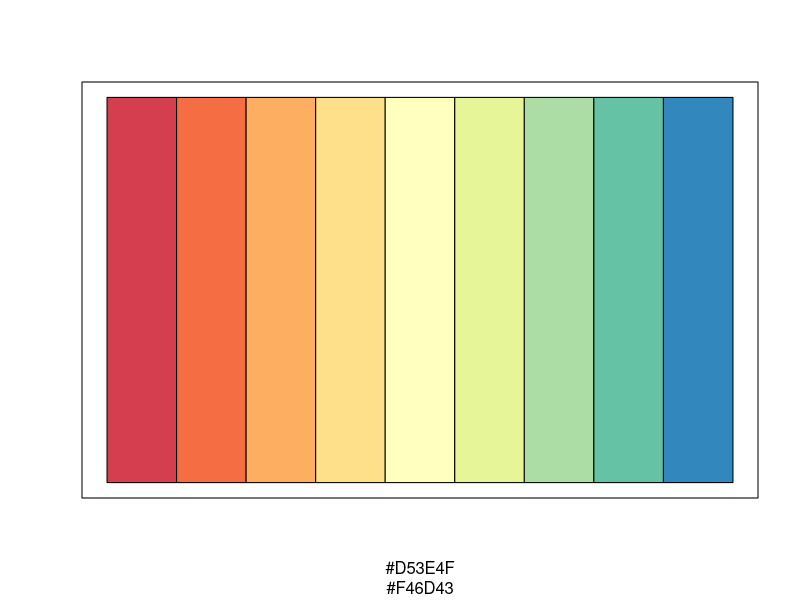
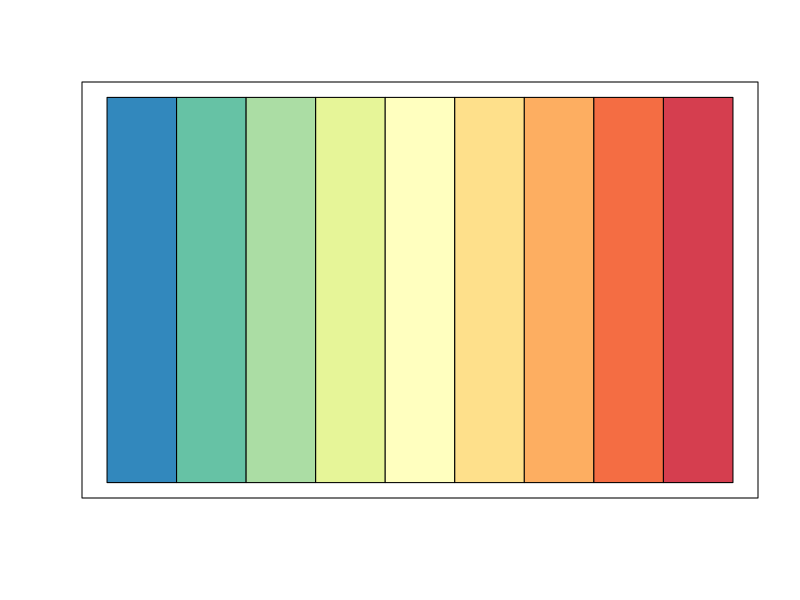
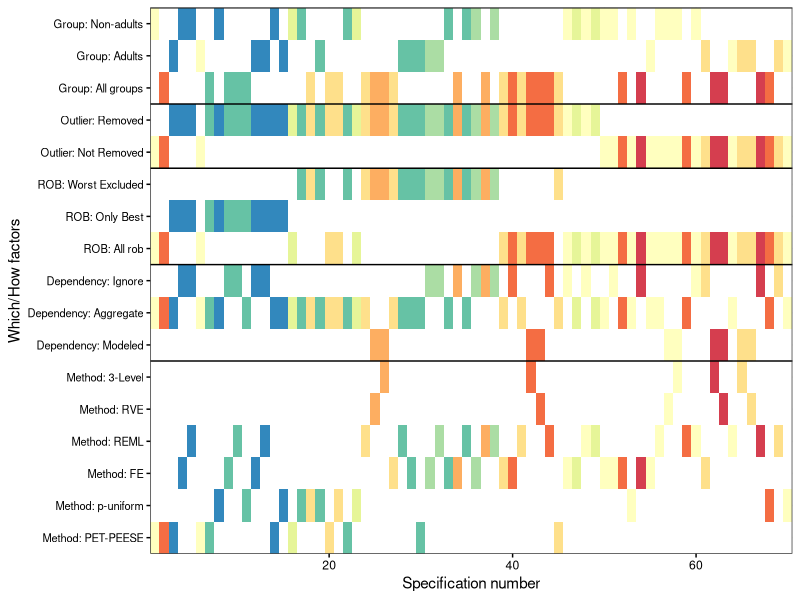
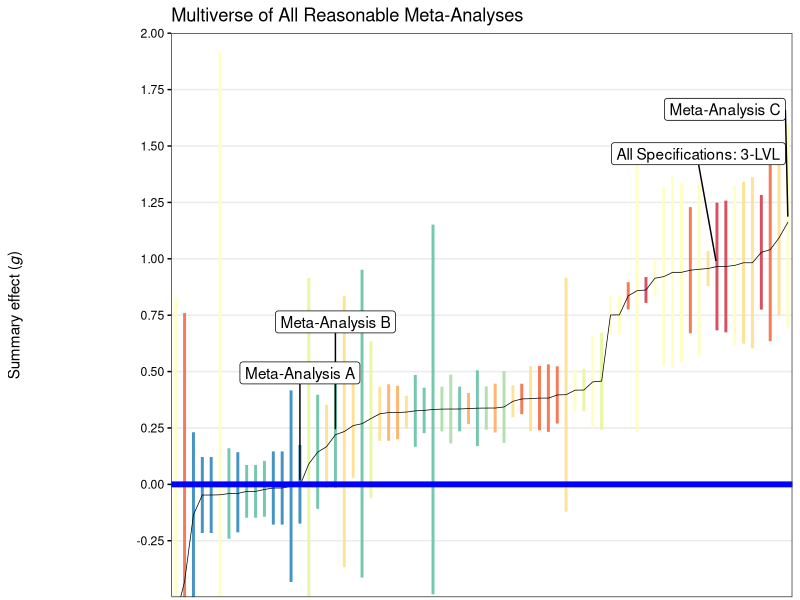
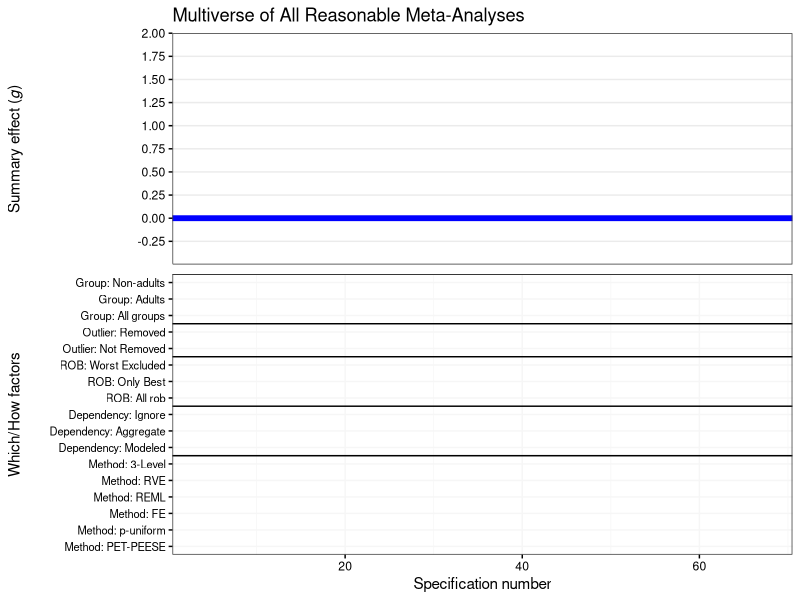
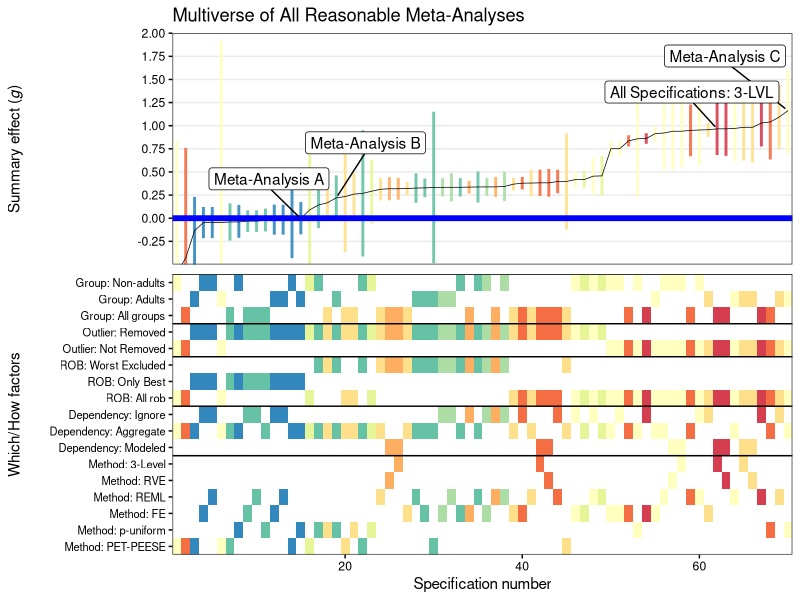
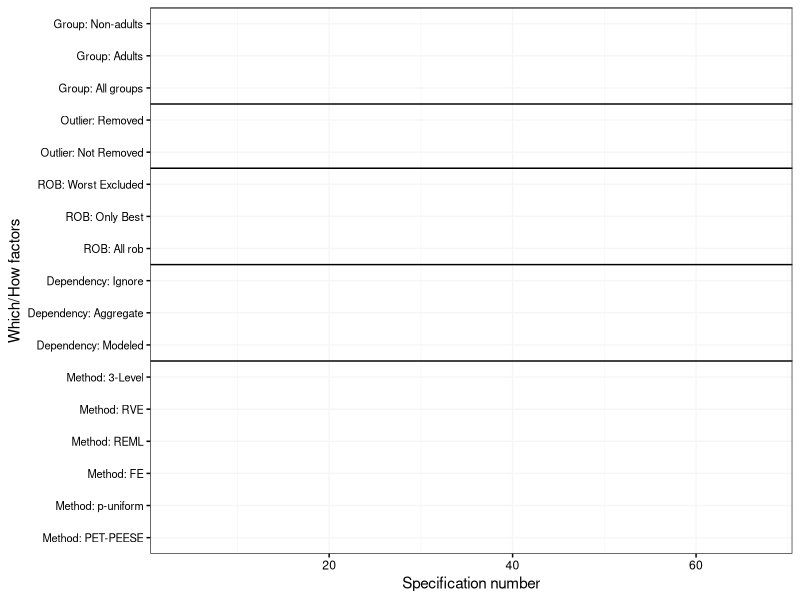
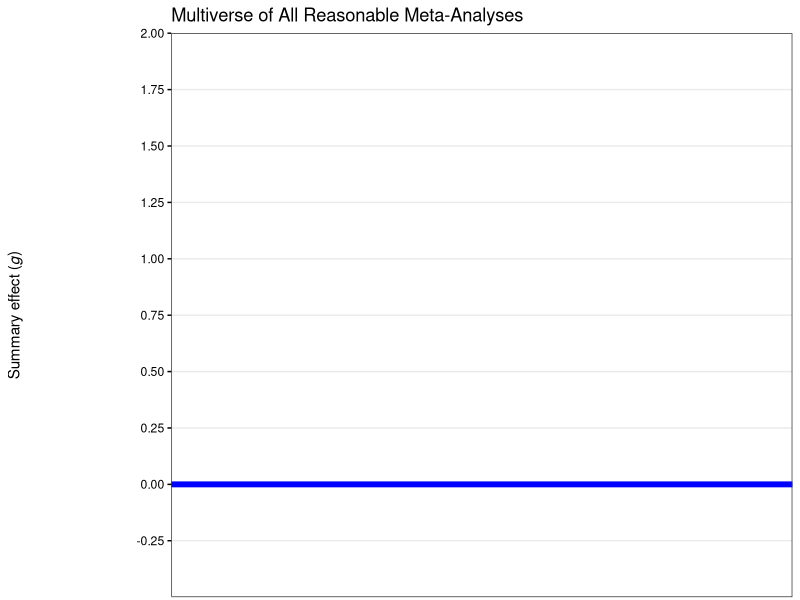

The R source for these figures, in order:
## ---- chunk 1
knitr::opts_chunk$set(echo = TRUE)
library(cowplot)
library(ggrepel)
library(tidyverse) # data cleaning
## ---- chunk 2
specifications_full <- read.csv2("data/specifications_full.csv")[, -1]
data_sim <- read.csv2("data/data_sim.csv")[, -1]
## ---- chunk 3
wf1   <- c(unique(data_sim$wf1), "all wf1")
outliers <- c("not_outlier", "all effects")
rob <- c("exclude_worst", "include_best", "all rob")
## ---- chunk 4
dependency <- c("ignore", "aggregate", "modeled")

ma_method     <- c("3-level", "rve",       # modeled
                   "reml", "fe",           # aggregate | ignore
                   "puniform", "pet-peese" # aggregate only
                   )

number_which_how_factors <- 5
## ---- chunk 5
x_rank <- rank(specifications_full$mean, 
               ties.method = "random")
## ---- chunk 6
yvar <- rep(factor(rev(c(
  wf1,
  outliers,
  rob,
  dependency,
  ma_method )), levels = rev(c(
    wf1,
    outliers,
    rob,
    dependency,
    ma_method ))), 
  times = nrow(specifications_full))

unique(yvar)
## ---- chunk 7
length(yvar)

length(levels(yvar)) * nrow(specifications_full)
## ---- chunk 8
xvar <- rep(x_rank, 
            each = length(levels(yvar)))
spec <- NULL
## ---- chunk 9
for(i in 1:nrow(specifications_full)) {
  id <- as.numeric(levels(yvar) %in% 
                     as.character(unlist(
                       specifications_full[i, 1:number_which_how_factors])))  
  spec <- c(spec, id)
}
## ---- chunk 10
plotdata <- data.frame(xvar, 
                       yvar, 
                       spec)

head(plotdata)
## ---- chunk 11
rev(unique(yvar))
## ---- chunk 12
ylabels <- rev(c(
"Group: Non-adults",  
"Group: Adults",
"Group: All groups", 

"Outlier: Removed",
"Outlier: Not Removed", 

"ROB: Worst Excluded",  
"ROB: Only Best",
"ROB: All rob", 

"Dependency: Ignore", 
"Dependency: Aggregate",
"Dependency: Modeled",

"Method: 3-Level",
"Method: RVE",
"Method: REML",
"Method: FE",
"Method: p-uniform",
"Method: PET-PEESE"
 ))

ylabels
## ---- chunk 13
plotdata$k <- rep(specifications_full$k, 
                  each = length(levels(yvar)))  

plotdata$fill <- as.factor(plotdata$k * plotdata$spec)
## ---- chunk 14
write.csv(plotdata, "data/plotdata.csv")
## ---- chunk 15
fill_quantiles <- quantile(plotdata$k, c(.10, .20, .30, .40, .50, .60, .70, .80, .90))
## ---- chunk 16
plotdata_rel <- plotdata %>% 
  mutate(fill_manual = case_when(
    spec == 0 ~ 0,           # white
    k  != 0               & k <= fill_quantiles[1] ~ 1,     # light yellow
    k > fill_quantiles[1] & k <= fill_quantiles[2] ~ 2,
    k > fill_quantiles[2] & k <= fill_quantiles[3] ~ 3,
    k > fill_quantiles[3] & k <= fill_quantiles[4] ~ 4,
    k > fill_quantiles[4] & k <= fill_quantiles[5] ~ 5,
    k > fill_quantiles[5] & k <= fill_quantiles[6] ~ 6,
    k > fill_quantiles[6] & k <= fill_quantiles[7] ~ 7,
    k > fill_quantiles[7] & k <= fill_quantiles[8] ~ 8,
    k > fill_quantiles[8] & k <= fill_quantiles[9]  ~ 9,
    k > fill_quantiles[9]  ~ 10),   # dark red
    fill_manual = as.factor(fill_manual))
## ---- chunk 17
cols <- RColorBrewer::brewer.pal(min(11, length(levels(plotdata_rel$fill_manual)) - 1), "Spectral")

plot(NULL, xlim=c(0,length(cols)), ylim=c(0,1), 
    xlab=cols, ylab="", xaxt="n", yaxt="n")

rect(0:(length(cols)-1), 0, 1:length(cols), 1, col=cols)
## ---- chunk 18
cols_rev <- cols[floor(seq(from = length(cols), to = 0, # change from to to reverse color coding!
              length.out = length(levels(plotdata_rel$fill_manual))))] # change - 1 for direction change
plot(NULL, xlim=c(0,length(cols_rev)), ylim=c(0,1), 
    xlab="", ylab="", xaxt="n", yaxt="n")
rect(0:(length(cols_rev)-1), 0, 1:length(cols_rev), 1, col=cols_rev)
## ---- chunk 19
length_of_each_factor <- c(
  length(ma_method),
  length(dependency) + length(ma_method),
  length(rob) + length(dependency) + length(ma_method),
  length(rob) + length(dependency) + length(ma_method) + length(outliers),
  length(outliers) + length(wf1) + length(rob) + length(dependency) + length(ma_method))
## ---- chunk 20
factor_pane <- ggplot(data = plotdata_rel, 
       aes(x = xvar, 
           y = as.factor(yvar), 
           fill = "white")) +
  geom_raster(aes(alpha = 0)) + 
  geom_hline(yintercept = length_of_each_factor + 0.5) +  # Change lines here here
  scale_x_continuous(position = "bottom") +
  scale_y_discrete(labels = ylabels) +
  scale_fill_manual(
    values = c("white", cols_rev)) +
  labs(x = "Specification number", 
       y = "Which/How factors") +
  coord_cartesian(
    expand = F, xlim = c(0.5, nrow(specifications_full) + 0.5)) +
  theme_bw() + 
  theme(legend.position = "none",
        axis.text.y = element_text(colour = "black", size = 8),
        axis.text.x = element_text(colour = "black"),
                axis.ticks = element_line(colour = "black"),
        plot.margin = margin(t = 5.5, 
                             r = 5.5, 
                             b = 5.5, 
                             l = 5.5, 
                             unit = "pt"))

ggsave("figures/factor_pane.png", 
       factor_pane, 
       width = 10, 
       height = 7.5,
       dpi = "retina"
       )
## ---- chunk 21
p1_rel <- ggplot(data = plotdata_rel, 
       aes(x = xvar, 
           y = as.factor(yvar), 
           fill = fill_manual)) +
  geom_raster() + 
  geom_hline(yintercept = length_of_each_factor + 0.5) +  # Change lines here here
  scale_x_continuous(position = "bottom") +
  scale_y_discrete(labels = ylabels) +
  scale_fill_manual(
    values = c("white", cols_rev)) +
  labs(x = "Specification number", 
       y = "Which/How factors") +
  coord_cartesian(
    expand = F, xlim = c(0.5, nrow(specifications_full) + 0.5)) +
  theme_bw() + 
  theme(legend.position = "none",
        axis.text.y = element_text(colour = "black", size = 8),
        axis.text.x = element_text(colour = "black"),
                axis.ticks = element_line(colour = "black"),
        plot.margin = margin(t = 5.5, 
                             r = 5.5, 
                             b = 5.5, 
                             l = 5.5, 
                             unit = "pt"))

p1_rel
## ---- chunk 22
fill_quantiles <- quantile(specifications_full$k, c(.10, .20, .30, .40, .50, .60, .70, .80, .90))

specifications_full_rel <- specifications_full %>% 
  mutate(fill_manual = case_when(
    k  != 0               & k <= fill_quantiles[1] ~ 1,     # light yellow
    k > fill_quantiles[1] & k <= fill_quantiles[2] ~ 2,
    k > fill_quantiles[2] & k <= fill_quantiles[3] ~ 3,
    k > fill_quantiles[3] & k <= fill_quantiles[4] ~ 4,
    k > fill_quantiles[4] & k <= fill_quantiles[5] ~ 5,
    k > fill_quantiles[5] & k <= fill_quantiles[6] ~ 6,
    k > fill_quantiles[6] & k <= fill_quantiles[7] ~ 7,
    k > fill_quantiles[7] & k <= fill_quantiles[8] ~ 8,
    k > fill_quantiles[8] & k <= fill_quantiles[9]  ~ 9,
    k > fill_quantiles[9]  ~ 10),   # dark red
  fill_manual = as.factor(fill_manual))

specifications_full_rel$xvar <- x_rank

yrng <- range(c(0, specifications_full$lb, specifications_full$ub))

#ylimit <- round(c(yrng[1] - diff(yrng)*0.1, yrng[2] + diff(yrng)*0.1), 1)
ylimit <- c(-.5, 2)

#y_breaks_forest <- round(seq(from = round(ylimit[1], 1), to = round(ylimit[2], 1), by = 0.5), 2)
y_breaks_forest <- seq(-.25, 2, 0.25)

y_labels_forest <- format(y_breaks_forest, nsmall = 2)
y_breaks_forest <- c(ylimit[1], y_breaks_forest)
y_labels_forest <- c(ylabels[which.max(nchar(ylabels))], y_labels_forest)
## ---- chunk 23
set.seed(42)
ma_for_forest_1 <- specifications_full_rel %>% 
  filter(full_set == 1 & ma_method == "3-level") %>% mutate(label = "All Specifications: 3-LVL")

ma_for_forest_2 <- specifications_full_rel %>% 
  arrange(mean) %>% 
  slice(which.min(abs(mean - 0))) %>% 
  mutate(label = "Meta-Analysis A")

ma_for_forest_3  <- specifications_full_rel %>% 
  arrange(mean) %>% 
  slice(which.min(abs(lb - 0))) %>% 
  mutate(label = "Meta-Analysis B")

ma_for_forest_4  <- specifications_full_rel %>% 
  arrange(mean) %>% 
  slice(which.min(abs(mean - 2))) %>% 
  mutate(label = "Meta-Analysis C")

ma_for_forest <- bind_rows(ma_for_forest_1,
                           ma_for_forest_2,
                           ma_for_forest_3,
                           ma_for_forest_4)
## ---- chunk 24
effect_pane <- specifications_full_rel %>% 
 # filter(!ma_method == "rve") %>% 
  ggplot(aes(x = xvar, 
             y = mean))+ 
  geom_errorbar(aes(ymin = lb, 
                    ymax = ub,
                    col = as.factor(fill_manual)), 
                width = 0, 
                size = 1,
                alpha = 0) +
  geom_line(col = "black", size = 0.25, alpha = 0) +
  geom_hline(yintercept = 0, color = "blue", linetype = "solid", size = 2) +
  #geom_hline(yintercept = .24, linetype = "dotted", size = 0.7, color = "red") +
  scale_x_continuous(name = "") +
  scale_y_continuous(name = expression(paste("Summary effect (", italic("g"),")")),
                     breaks = y_breaks_forest, labels = y_labels_forest) + 
  scale_color_manual(values = cols_rev) +
  coord_cartesian(ylim = ylimit, xlim = c(0.5, nrow(specifications_full) + 0.5), expand = FALSE) +
  ggtitle("Multiverse of All Reasonable Meta-Analyses") +
  theme_bw() +
  theme(legend.position = "none",
        axis.text.x = element_blank(),
        axis.ticks.x = element_blank(),
        axis.text.y = element_text(colour = c("white", rep("black", times = length(y_labels_forest) - 1))),
        axis.ticks.y = element_line(colour = c("white", rep("black", times = length(y_breaks_forest) - 1))),
        panel.grid.major.x = element_blank(),
        panel.grid.minor.x = element_blank(),
        panel.grid.major.y = element_line(),
        panel.grid.minor.y = element_blank(),
        plot.margin = margin(t = 5.5, r = 5.5, b = -15, l = 5.5, unit = "pt"))
  #geom_label_repel(data = ma_for_forest, 
  #                 aes(label = label),
  #                 seed = 42,
  #                 box.padding   = 0.35, 
  #                 point.padding = 0.5,
  #                 direction = "both",
  #                 lineheight = 2,
  #                 nudge_y = .5,
  #                 segment.color = 'black',
  #                 segment.angle = 90,
  #                 segment.size = .5)

ggsave("figures/effect_pane.png", 
       effect_pane, 
       width = 10, 
       height = 7.5,
       dpi = "retina"
       )
## ---- chunk 25
p2_rel <- specifications_full_rel %>% 
 # filter(!ma_method == "rve") %>% 
  ggplot(aes(x = xvar, 
             y = mean))+ 
  geom_errorbar(aes(ymin = lb, 
                    ymax = ub,
                    col = as.factor(fill_manual)), 
                width = 0, 
                size = 1,
                alpha = .9) +
  geom_line(col = "black", size = 0.25) +
  geom_hline(yintercept = 0, color = "blue", linetype = "solid", size = 2) +
  #geom_hline(yintercept = .24, linetype = "dotted", size = 0.7, color = "red") +
  scale_x_continuous(name = "") +
  scale_y_continuous(name = expression(paste("Summary effect (", italic("g"),")")),
                     breaks = y_breaks_forest, labels = y_labels_forest) + 
  scale_color_manual(values = cols_rev) +
  coord_cartesian(ylim = ylimit, xlim = c(0.5, nrow(specifications_full) + 0.5), expand = FALSE) +
  ggtitle("Multiverse of All Reasonable Meta-Analyses") +
  theme_bw() +
  theme(legend.position = "none",
        axis.text.x = element_blank(),
        axis.ticks.x = element_blank(),
        axis.text.y = element_text(colour = c("white", rep("black", times = length(y_labels_forest) - 1))),
        axis.ticks.y = element_line(colour = c("white", rep("black", times = length(y_breaks_forest) - 1))),
        panel.grid.major.x = element_blank(),
        panel.grid.minor.x = element_blank(),
        panel.grid.major.y = element_line(),
        panel.grid.minor.y = element_blank(),
        plot.margin = margin(t = 5.5, r = 5.5, b = -15, l = 5.5, unit = "pt")) +
  geom_label_repel(data = ma_for_forest, 
                   aes(label = label),
                   seed = 42,
                   box.padding   = 0.35, 
                   point.padding = 0.5,
                   direction = "both",
                   lineheight = 2,
                   nudge_y = .5,
                   segment.color = 'black',
                   segment.angle = 90,
                   segment.size = .5)

p2_rel
## ---- chunk 26
skelleton <- plot_grid(effect_pane,
                   factor_pane,
                   ncol = 1,
                   align = "v",
                   rel_heights = c(4,5))
skelleton

ggsave("figures/descriptive_skelleton.png", 
       skelleton, 
       width = 10, 
       height = 7.5,
       dpi = "retina"
       )
## ---- chunk 27
p_rel <- plot_grid(p2_rel,
                   p1_rel,
                   ncol = 1,
                   align = "v",
                   rel_heights = c(4,5))
p_rel
## ---- chunk 28
ggsave("figures/descriptive_specification.png", 
       p_rel, 
       width = 10, 
       height = 7.5,
       dpi = "retina"
       )
